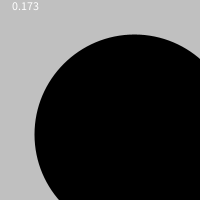
Frame 1 (no input)
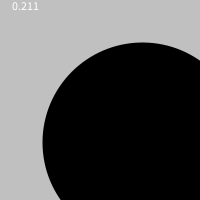
Frame 60 (the mouse pressed at the canvas centre just before this capture)
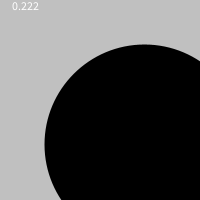
Frame 120 (the mouse held since frame 60 and released just before this capture)

The Processing sketch that drew these frames (run headless with seeded random() and noise(); from frame 60 on, the mouse is pressed at the canvas centre):

// Processing sketch: AFloatingPoint
// ── AFloatingPoint.pde
/**
 * A Floating Point
 * 2016-12-14 Jeremy Douglass Processing 3.2.3
 * When we zoom in on a single point in a single pixel,
 * we see floating point locations between pixel steps being rendered.
 */

float offset;
void setup(){
  size(200,200);
}

void draw(){
  background(192);
  offset = millis()%1000/1000.0;
  pushMatrix();
    scale(200);
    point(0.5+offset, 0.5+offset);
  popMatrix();
  text(offset,10,10);
}
